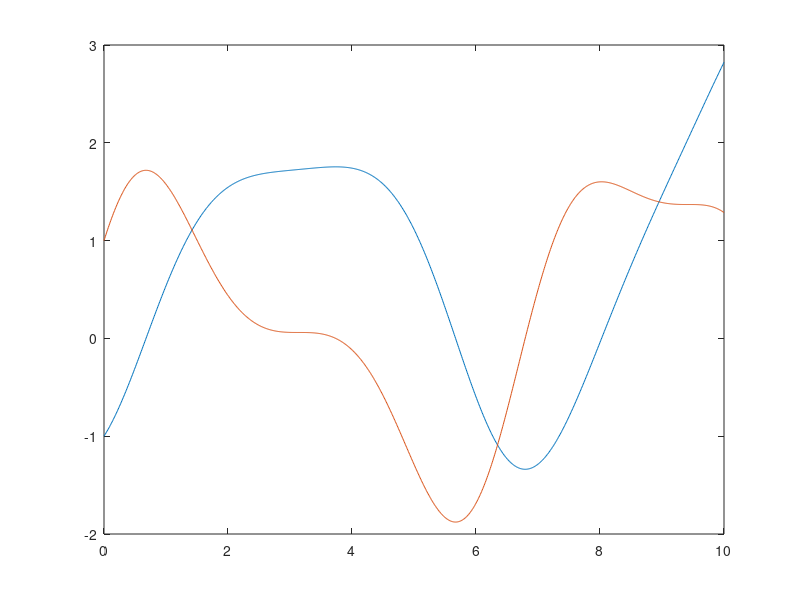

Here is the MATLAB script that generated this plot:
function a = task2a
    F = @(y,x) [y(2), -y(1)*cos(x) - y(1)] ;
    x = 0:0.01:10;
    y0 = [-1,1];
    h = lsode(F, y0, x);
    #plot only the first row of h
    a = plot(x, h);
endfunction